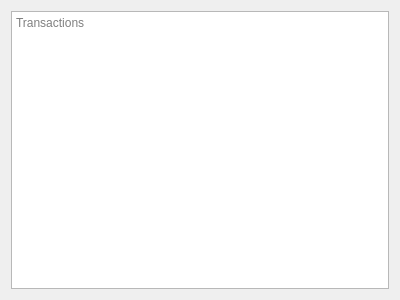
<?xml version="1.0" encoding="UTF-8"?>
<ui version="4.0">
 <class>Transactions</class>
 <widget class="QWidget" name="Transactions">
  <property name="geometry">
   <rect>
    <x>0</x>
    <y>0</y>
    <width>400</width>
    <height>300</height>
   </rect>
  </property>
  <property name="windowTitle">
   <string>Form</string>
  </property>
  <layout class="QGridLayout" name="gridLayout">
   <item row="0" column="0">
    <widget class="QTextBrowser" name="textBrowser">
     <property name="placeholderText">
      <string>Transactions</string>
     </property>
    </widget>
   </item>
  </layout>
 </widget>
 <resources/>
 <connections/>
</ui>
